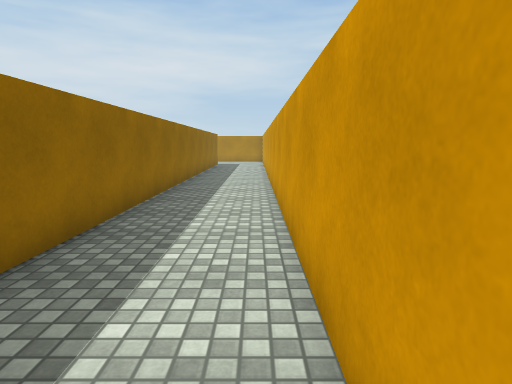
View 1 (above)

18 first-person views from a walk through a 3-D level made in the Unity game engine. The camera is 1.3 m above the floor, tilts 8° down and sees 75° across. The floor is counted in squares, 1 m on a side. Each view is taken from the middle of a square. On the plan, view 1 faces up. The plan holds only what a view shows up to about 14 squares ahead; the rest is blank. The place goes on beyond the plan. Surface patterns are stand-ins for the level's own textures.

View 2
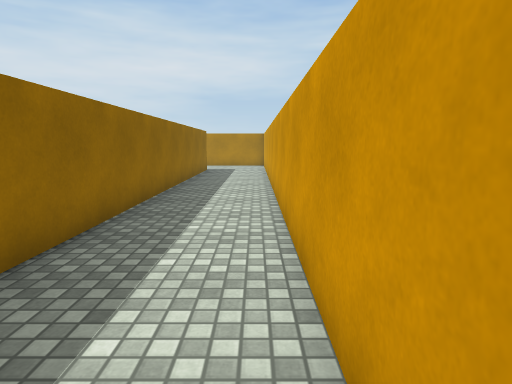

View 3
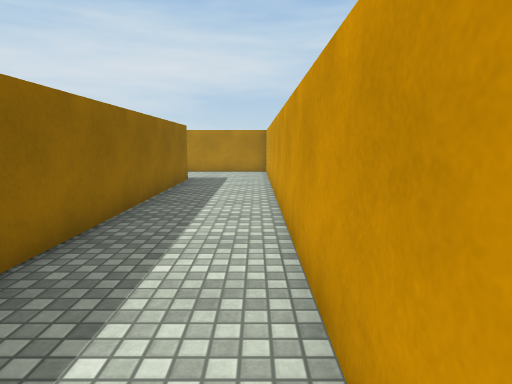

View 4
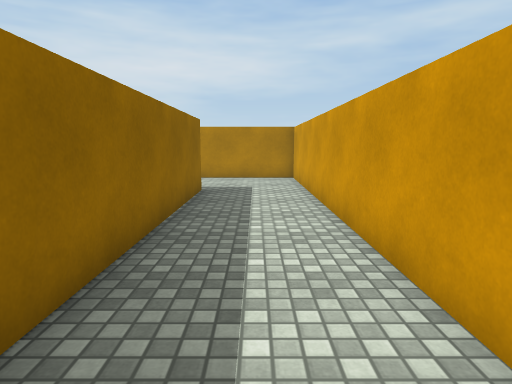

View 5
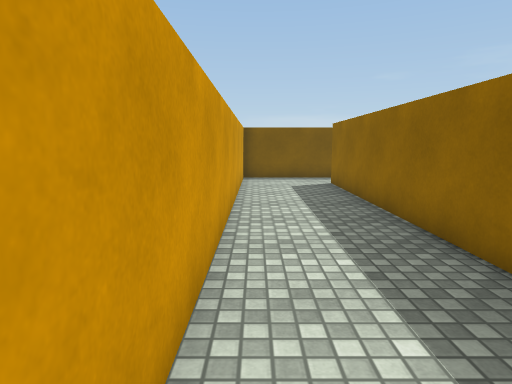

View 6
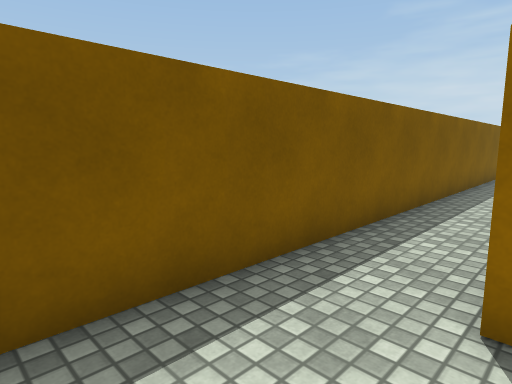

View 7
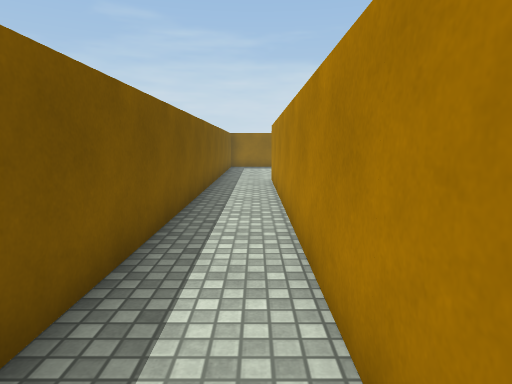

View 8
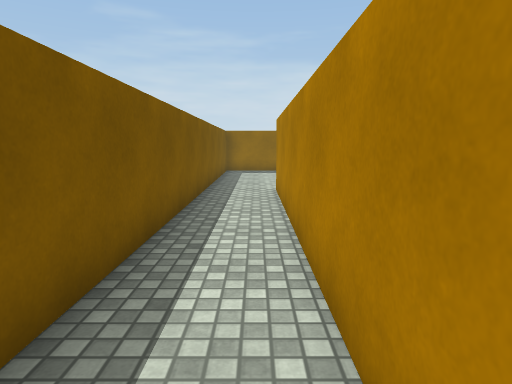

View 9
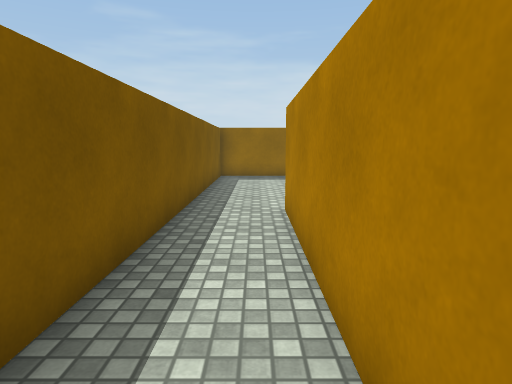

View 10
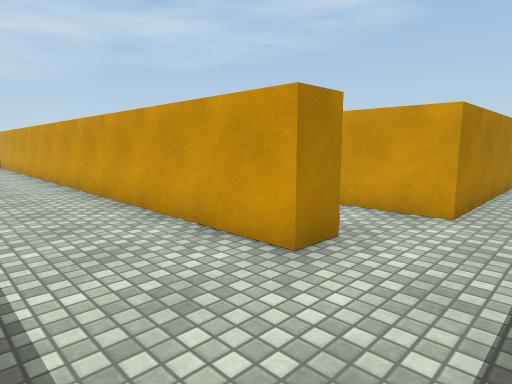

View 11
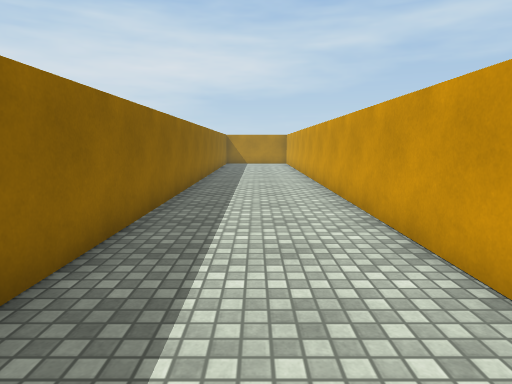

View 12
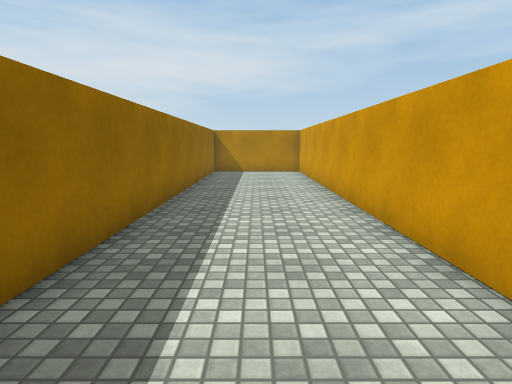

View 13
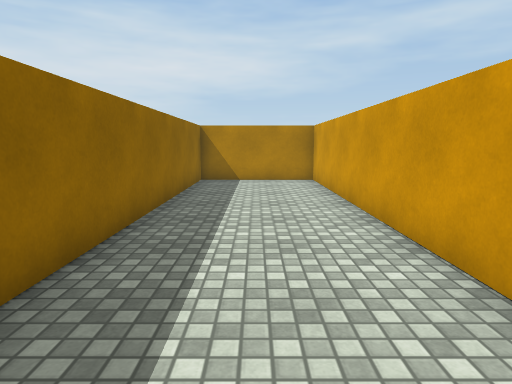

View 14
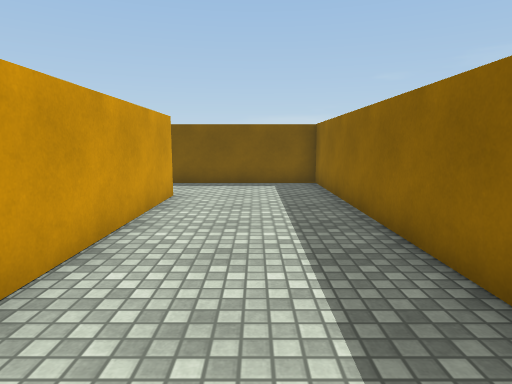

View 15
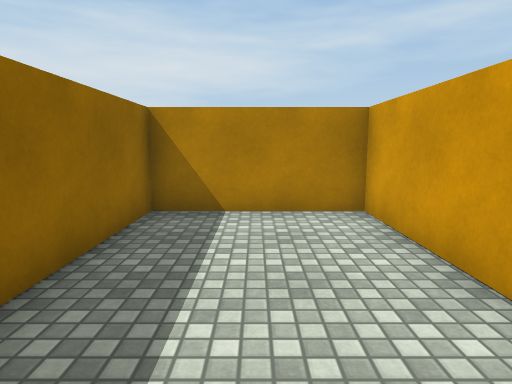

View 16
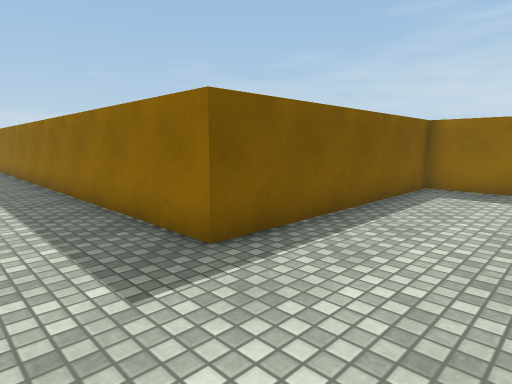

View 17
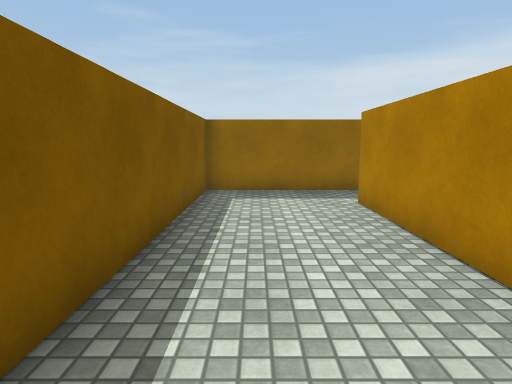

View 18
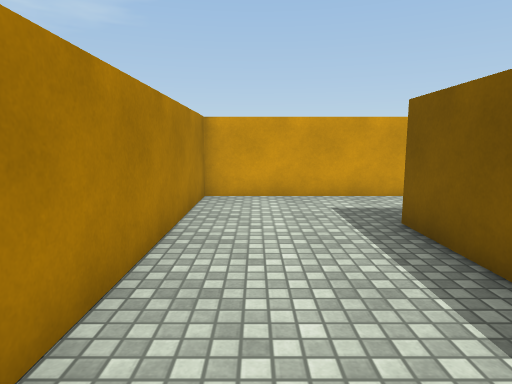

### Floor plan
Ten units are one square. View 1 is at (0, 0); x grows to the right and y downward. Boxes are objects, and circles mark ways between rooms. Rooms are numbered by the first view taken in them; rooms with no view inside come last. Other rooms are left out.
<svg viewBox="-226 -275 236 325">
<path fill="none" stroke="#000" d="M-106 -270 -106 -226 -26 -226 -26 24 -146 24M-154 45 5 45 5 -263 -85 -263M-168 15 -179 15 -179 -195 -221 -195 -221 45 -154 45"/>
<circle cx="-150" cy="35" r="3" fill="#2a7"/>
<text x="-20" y="-110">1</text>
<text x="-200" y="-60">2</text>
</svg>
Room 1 opens to room 2.

Where each view was taken, in squares from view 1:
view 1: 0 up, 0 right, facing up
view 2: 5 up, 0 right, facing up
view 3: 10 up, 0 right, facing up
view 4: 13 up, 1 left, facing up
view 5: 9 up, 0 right, facing down
view 6: 2 down, 0 right, facing down-left
view 7: 3 down, 2 left, facing left
view 8: 3 down, 5 left, facing left
view 9: 3 down, 8 left, facing left
view 10: 4 down, 21 left, facing up-right
view 11: 4 down, 20 left, facing up
view 12: 3 up, 20 left, facing up
view 13: 7 up, 20 left, facing up
view 14: 7 up, 20 left, facing down
view 15: 13 up, 20 left, facing up
view 16: 26 up, 0 right, facing down-left
view 17: 24 up, 1 left, facing left
view 18: 25 up, 8 left, facing right
